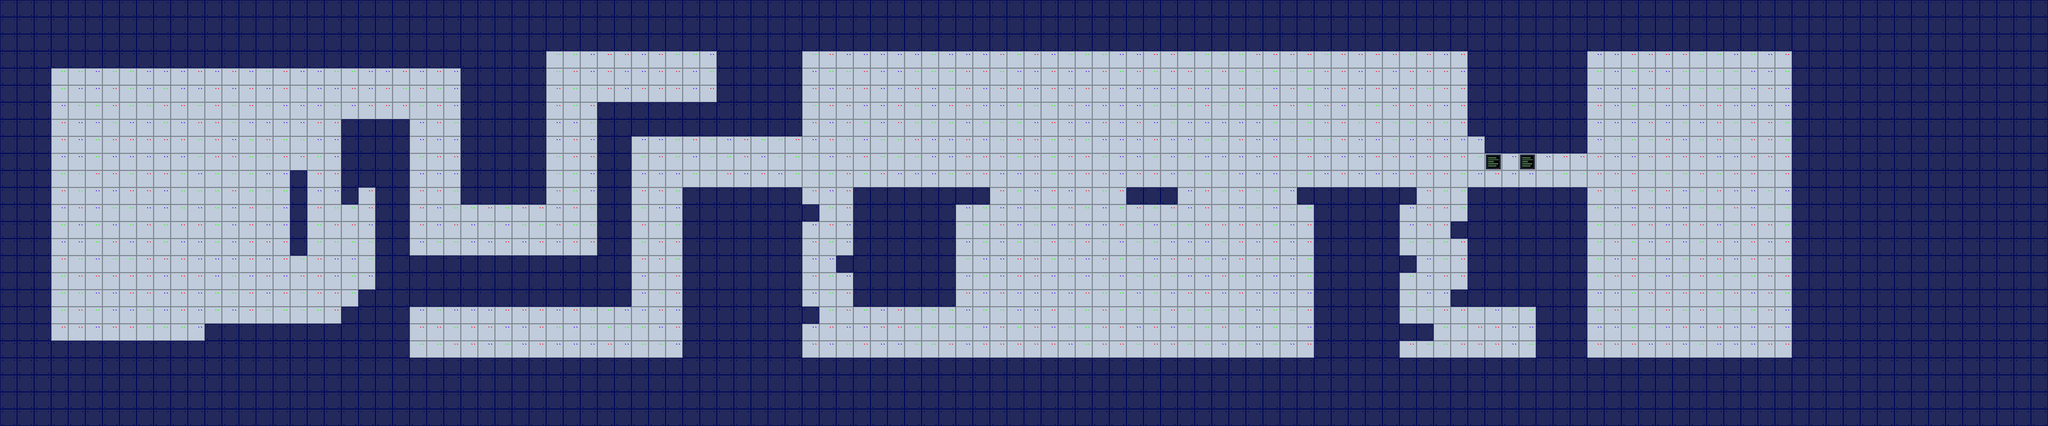

A 2D game scene composited from a Tiled map and its tileset images. What follows is a short description and the map's XML, with each tile layer's data collapsed to a summary:
An orthogonal 120x25 tile map with 32x32 px tiles, 2 tile layers (Background, Tile Layer 1), 8 tilesets and 9 objects (3x orange, pink, blue, door1, teleporter1, ...).

<map version="1.10" tiledversion="1.10.2" orientation="orthogonal" renderorder="right-down" width="120" height="25" tilewidth="32" tileheight="32" infinite="0" nextlayerid="7" nextobjectid="11">
 <tileset firstgid="1" source="../Assets/tilesets/tileset.tsx" />
 <tileset firstgid="17" source="../Assets/tilesets/teleporter.tsx" />
 <tileset firstgid="18" source="../Assets/tilesets/door.tsx" />
 <tileset firstgid="19" source="../Assets/tilesets/portal pink.tsx" />
 <tileset firstgid="20" source="../Assets/tilesets/portal orange.tsx" />
 <tileset firstgid="21" source="../Assets/tilesets/portal blue.tsx" />
 <tileset firstgid="22" source="../Assets/tilesets/portal green.tsx" />
 <tileset firstgid="23" source="../Assets/tilesets/shard.tsx" />
 <layer id="1" name="Background" width="120" height="25">
  <data>[3000 cells, 2400 non-empty, 4 distinct tile ids]</data>
 </layer>
 <layer id="2" name="Tile Layer 1" width="120" height="25">
  <data>[3000 cells, 1675 non-empty, 1 distinct tile ids]</data>
 </layer>
 <objectgroup id="3" name="Portals">
  <object id="4" name="pink" gid="19" x="182.667" y="638.667" width="64" height="64" />
  <object id="5" name="orange" gid="20" x="1149.33" y="192" width="64" height="64" />
  <object id="6" name="orange" gid="20" x="1082.67" y="670.667" width="64" height="64" />
  <object id="7" name="blue" gid="21" x="1800" y="672" width="64" height="64" />
  <object id="10" name="orange" gid="20" x="2750.67" y="670.667" width="64" height="64" />
 </objectgroup>
 <objectgroup id="4" name="Doors">
  <object id="3" name="door1" gid="18" x="2816" y="353.333" width="32" height="64">
   <properties>
    <property name="Passable" value="hecker" />
   </properties>
  </object>
 </objectgroup>
 <objectgroup id="5" name="Teleporters">
  <object id="1" name="teleporter1" gid="17" x="1297.67" y="189.334" width="43" height="64">
   <properties>
    <property name="to" value="teleporter2" />
   </properties>
  </object>
  <object id="2" name="teleporter2" gid="17" x="783" y="670.667" width="43" height="64">
   <properties>
    <property name="to" value="teleporter1" />
   </properties>
  </object>
 </objectgroup>
 <objectgroup id="6" name="Shards">
  <object id="9" name="shard1" gid="23" x="3138.67" y="672" width="32" height="32" />
 </objectgroup>
</map>
